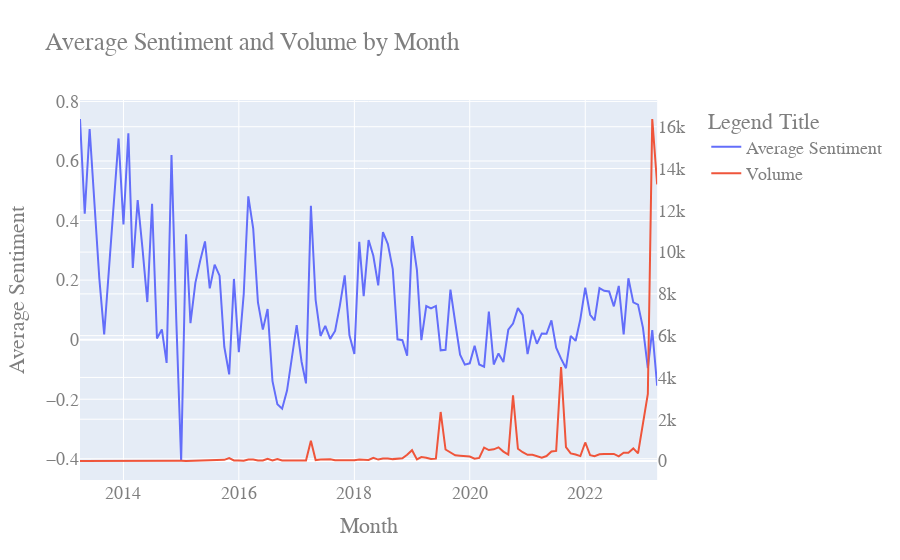

The cell this chart's notebook holds for it:
### Code cell
# show line chart of sentiment over time (by month)

# get month from date
raw_df['Month'] = pd.to_datetime(raw_df['Date']).dt.to_period('M').astype(str)

# compute volume (number of rows in the df)
raw_df['Volume'] = 1

# group by month and get mean sentiment and also sum of volume
df = raw_df.groupby('Month').agg({'Avg_Sentiment': 'mean', 'Volume': 'sum'}).reset_index()

# plot both the average sentiment and the volume (same chart, two y axes to allow for different scales)
# (secondary y-axis with subplots, use add_trace() to add the second trace)
fig = make_subplots(specs=[[{"secondary_y": True}]])

fig.add_trace(
    
    go.Scatter(x=df['Month'], y=df['Avg_Sentiment'], name="Average Sentiment"),
    secondary_y=False,
)

fig.add_trace(
    go.Scatter(x=df['Month'], y=df['Volume'], name="Volume"),
    secondary_y=True,
)

fig.update_layout(
    title_text="Average Sentiment and Volume by Month",
    xaxis_title="Month",
    yaxis_title="Average Sentiment",
    legend_title="Legend Title",
    font=dict(
        family="Courier New, monospace",
        size=18,
        color="#7f7f7f"
    )
)

fig.show()
